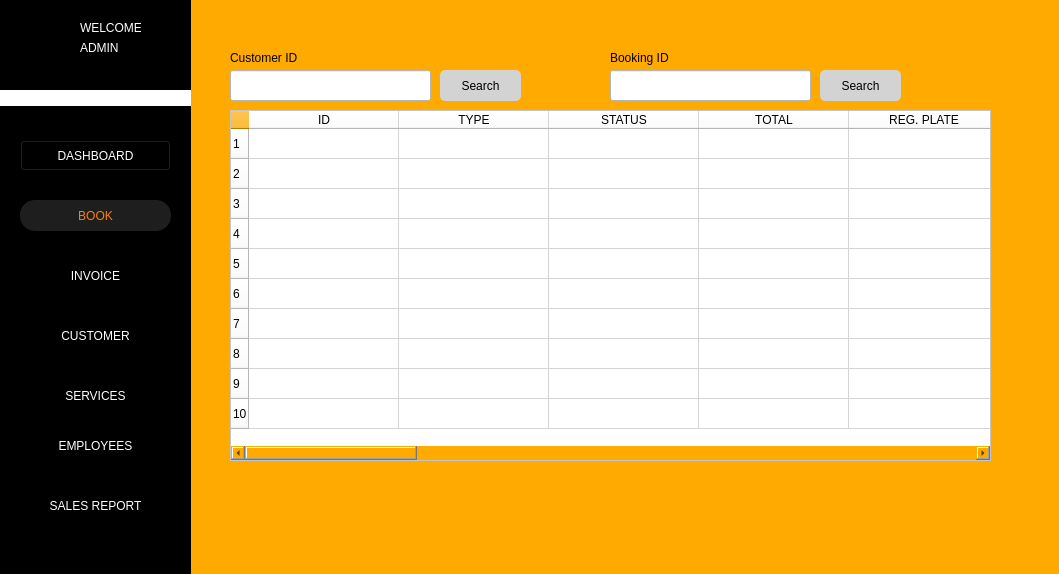
<?xml version="1.0" encoding="UTF-8"?>
<ui version="4.0">
 <class>Form</class>
 <widget class="QWidget" name="Form">
  <property name="geometry">
   <rect>
    <x>0</x>
    <y>0</y>
    <width>1059</width>
    <height>574</height>
   </rect>
  </property>
  <property name="windowTitle">
   <string>Form</string>
  </property>
  <property name="styleSheet">
   <string notr="true">background-color: rgb(255, 170, 0);</string>
  </property>
  <widget class="QPushButton" name="btn_services">
   <property name="geometry">
    <rect>
     <x>10</x>
     <y>380</y>
     <width>171</width>
     <height>31</height>
    </rect>
   </property>
   <property name="styleSheet">
    <string notr="true">border-style: none;
color: #fff;
color: rgb(255, 255, 255);
background-color: rgb(0, 0, 0);
</string>
   </property>
   <property name="text">
    <string>SERVICES</string>
   </property>
  </widget>
  <widget class="QLabel" name="label_2">
   <property name="geometry">
    <rect>
     <x>0</x>
     <y>90</y>
     <width>191</width>
     <height>16</height>
    </rect>
   </property>
   <property name="styleSheet">
    <string notr="true">background-color: rgb(255, 255, 255);</string>
   </property>
   <property name="text">
    <string/>
   </property>
  </widget>
  <widget class="QLabel" name="label_13">
   <property name="geometry">
    <rect>
     <x>80</x>
     <y>20</y>
     <width>61</width>
     <height>16</height>
    </rect>
   </property>
   <property name="styleSheet">
    <string notr="true">color: rgb(255, 255, 255);
background-color: rgb(0, 0, 0);</string>
   </property>
   <property name="text">
    <string>WELCOME</string>
   </property>
  </widget>
  <widget class="QLabel" name="label_33">
   <property name="geometry">
    <rect>
     <x>20</x>
     <y>20</y>
     <width>41</width>
     <height>41</height>
    </rect>
   </property>
   <property name="styleSheet">
    <string notr="true">border-style: none;
background-color: black;
</string>
   </property>
   <property name="text">
    <string/>
   </property>
   <property name="pixmap">
    <pixmap>../img/ARMS_LGO(1).png</pixmap>
   </property>
   <property name="scaledContents">
    <bool>true</bool>
   </property>
  </widget>
  <widget class="QPushButton" name="btn_books">
   <property name="geometry">
    <rect>
     <x>20</x>
     <y>200</y>
     <width>151</width>
     <height>31</height>
    </rect>
   </property>
   <property name="styleSheet">
    <string notr="true">border-style: none;
color: #FC8100;
border-radius: 15px;
background-color: #1E1E1E;
</string>
   </property>
   <property name="text">
    <string>BOOK</string>
   </property>
  </widget>
  <widget class="QPushButton" name="btn_customer">
   <property name="geometry">
    <rect>
     <x>20</x>
     <y>320</y>
     <width>151</width>
     <height>31</height>
    </rect>
   </property>
   <property name="styleSheet">
    <string notr="true">border-style: none;
color: #fff;
color: rgb(255, 255, 255);
background-color: rgb(0, 0, 0);
</string>
   </property>
   <property name="text">
    <string>CUSTOMER</string>
   </property>
  </widget>
  <widget class="QLabel" name="txt_admin_name">
   <property name="geometry">
    <rect>
     <x>80</x>
     <y>40</y>
     <width>91</width>
     <height>16</height>
    </rect>
   </property>
   <property name="styleSheet">
    <string notr="true">color: rgb(255, 255, 255);
background-color: rgb(0, 0, 0);
</string>
   </property>
   <property name="text">
    <string>ADMIN</string>
   </property>
  </widget>
  <widget class="QPushButton" name="btn_invoice">
   <property name="geometry">
    <rect>
     <x>20</x>
     <y>260</y>
     <width>151</width>
     <height>31</height>
    </rect>
   </property>
   <property name="styleSheet">
    <string notr="true">border-style: none;
color: rgb(255, 255, 255);
background-color: rgb(0, 0, 0);</string>
   </property>
   <property name="text">
    <string>INVOICE</string>
   </property>
  </widget>
  <widget class="QLabel" name="label">
   <property name="geometry">
    <rect>
     <x>0</x>
     <y>0</y>
     <width>191</width>
     <height>621</height>
    </rect>
   </property>
   <property name="styleSheet">
    <string notr="true">background-color: rgb(0, 0, 0);</string>
   </property>
   <property name="text">
    <string/>
   </property>
  </widget>
  <widget class="QPushButton" name="btn_settings">
   <property name="geometry">
    <rect>
     <x>10</x>
     <y>530</y>
     <width>31</width>
     <height>24</height>
    </rect>
   </property>
   <property name="styleSheet">
    <string notr="true">border-style: none;
background-color: rgb(0, 0, 0);</string>
   </property>
   <property name="text">
    <string/>
   </property>
   <property name="icon">
    <iconset>
     <normaloff>../img/settingsIM.png</normaloff>../img/settingsIM.png</iconset>
   </property>
   <property name="iconSize">
    <size>
     <width>20</width>
     <height>20</height>
    </size>
   </property>
  </widget>
  <widget class="QPushButton" name="btn_employees">
   <property name="geometry">
    <rect>
     <x>10</x>
     <y>430</y>
     <width>171</width>
     <height>31</height>
    </rect>
   </property>
   <property name="styleSheet">
    <string notr="true">border-style: none;
color: #fff;

color: rgb(255, 255, 255);
background-color: rgb(0, 0, 0);</string>
   </property>
   <property name="text">
    <string>EMPLOYEES</string>
   </property>
  </widget>
  <widget class="QPushButton" name="btn_dashboard">
   <property name="geometry">
    <rect>
     <x>20</x>
     <y>140</y>
     <width>151</width>
     <height>31</height>
    </rect>
   </property>
   <property name="styleSheet">
    <string notr="true">color: rgb(255, 255, 255);
background-color: rgb(0, 0, 0);
</string>
   </property>
   <property name="text">
    <string>DASHBOARD</string>
   </property>
  </widget>
  <widget class="QPushButton" name="btn_salesrep">
   <property name="geometry">
    <rect>
     <x>10</x>
     <y>490</y>
     <width>171</width>
     <height>31</height>
    </rect>
   </property>
   <property name="styleSheet">
    <string notr="true">border-style: none;
color: #fff;

color: rgb(255, 255, 255);
background-color: rgb(0, 0, 0);</string>
   </property>
   <property name="text">
    <string>SALES REPORT</string>
   </property>
  </widget>
  <widget class="QLabel" name="label_104">
   <property name="geometry">
    <rect>
     <x>230</x>
     <y>50</y>
     <width>191</width>
     <height>16</height>
    </rect>
   </property>
   <property name="text">
    <string>Customer ID</string>
   </property>
  </widget>
  <widget class="QLabel" name="label_105">
   <property name="geometry">
    <rect>
     <x>610</x>
     <y>50</y>
     <width>191</width>
     <height>16</height>
    </rect>
   </property>
   <property name="text">
    <string>Booking ID</string>
   </property>
  </widget>
  <widget class="QPushButton" name="btn_searchbook">
   <property name="geometry">
    <rect>
     <x>820</x>
     <y>70</y>
     <width>81</width>
     <height>31</height>
    </rect>
   </property>
   <property name="styleSheet">
    <string notr="true">color: black;
background-color: lightgrey;
border-radius: 5px;
</string>
   </property>
   <property name="text">
    <string>Search</string>
   </property>
   <property name="icon">
    <iconset>
     <normaloff>img/plus-button.png</normaloff>img/plus-button.png</iconset>
   </property>
  </widget>
  <widget class="QLineEdit" name="txt_bookid">
   <property name="geometry">
    <rect>
     <x>610</x>
     <y>70</y>
     <width>201</width>
     <height>31</height>
    </rect>
   </property>
   <property name="styleSheet">
    <string notr="true">background-color: rgb(255, 255, 255);</string>
   </property>
   <property name="clearButtonEnabled">
    <bool>false</bool>
   </property>
  </widget>
  <widget class="QLineEdit" name="txt_customerid">
   <property name="geometry">
    <rect>
     <x>230</x>
     <y>70</y>
     <width>201</width>
     <height>31</height>
    </rect>
   </property>
   <property name="styleSheet">
    <string notr="true">background-color: rgb(255, 255, 255);</string>
   </property>
   <property name="clearButtonEnabled">
    <bool>false</bool>
   </property>
  </widget>
  <widget class="QPushButton" name="btn_searchcus">
   <property name="geometry">
    <rect>
     <x>440</x>
     <y>70</y>
     <width>81</width>
     <height>31</height>
    </rect>
   </property>
   <property name="styleSheet">
    <string notr="true">color: black;
background-color: lightgrey;
border-radius: 5px;
</string>
   </property>
   <property name="text">
    <string>Search</string>
   </property>
   <property name="icon">
    <iconset>
     <normaloff>img/plus-button.png</normaloff>img/plus-button.png</iconset>
   </property>
  </widget>
  <widget class="QTableWidget" name="tbl_bookings">
   <property name="geometry">
    <rect>
     <x>230</x>
     <y>110</y>
     <width>761</width>
     <height>351</height>
    </rect>
   </property>
   <property name="autoFillBackground">
    <bool>false</bool>
   </property>
   <property name="styleSheet">
    <string notr="true">background-color: white</string>
   </property>
   <property name="editTriggers">
    <set>QAbstractItemView::NoEditTriggers</set>
   </property>
   <property name="rowCount">
    <number>10</number>
   </property>
   <attribute name="horizontalHeaderDefaultSectionSize">
    <number>150</number>
   </attribute>
   <row/>
   <row/>
   <row/>
   <row/>
   <row/>
   <row/>
   <row/>
   <row/>
   <row/>
   <row/>
   <column>
    <property name="text">
     <string>ID</string>
    </property>
   </column>
   <column>
    <property name="text">
     <string>TYPE</string>
    </property>
   </column>
   <column>
    <property name="text">
     <string>STATUS</string>
    </property>
   </column>
   <column>
    <property name="text">
     <string>TOTAL</string>
    </property>
   </column>
   <column>
    <property name="text">
     <string>REG. PLATE</string>
    </property>
   </column>
   <column>
    <property name="text">
     <string>VEHICLE BRAND</string>
    </property>
   </column>
   <column>
    <property name="text">
     <string>VEHICLE MODEL</string>
    </property>
   </column>
   <column>
    <property name="text">
     <string>ASSIGNED TO</string>
    </property>
   </column>
   <column>
    <property name="text">
     <string>CUSTOMER</string>
    </property>
   </column>
   <column>
    <property name="text">
     <string>SERVICE</string>
    </property>
   </column>
   <column>
    <property name="text">
     <string>DETAILS</string>
    </property>
   </column>
   <column>
    <property name="text">
     <string>START DATE</string>
    </property>
   </column>
   <column>
    <property name="text">
     <string>EST. END DATE</string>
    </property>
   </column>
   <column>
    <property name="text">
     <string>EMPLOYEE ID</string>
    </property>
   </column>
   <column>
    <property name="text">
     <string>CUSTOMER ID</string>
    </property>
   </column>
   <column>
    <property name="text">
     <string>SERVICE ID</string>
    </property>
   </column>
   <column>
    <property name="text">
     <string>DATE CREATED</string>
    </property>
   </column>
  </widget>
  <zorder>label</zorder>
  <zorder>btn_services</zorder>
  <zorder>label_2</zorder>
  <zorder>label_13</zorder>
  <zorder>label_33</zorder>
  <zorder>btn_books</zorder>
  <zorder>btn_customer</zorder>
  <zorder>txt_admin_name</zorder>
  <zorder>btn_invoice</zorder>
  <zorder>btn_settings</zorder>
  <zorder>btn_employees</zorder>
  <zorder>btn_dashboard</zorder>
  <zorder>btn_salesrep</zorder>
  <zorder>label_104</zorder>
  <zorder>label_105</zorder>
  <zorder>btn_searchbook</zorder>
  <zorder>txt_bookid</zorder>
  <zorder>txt_customerid</zorder>
  <zorder>btn_searchcus</zorder>
  <zorder>tbl_bookings</zorder>
 </widget>
 <resources/>
 <connections/>
</ui>
